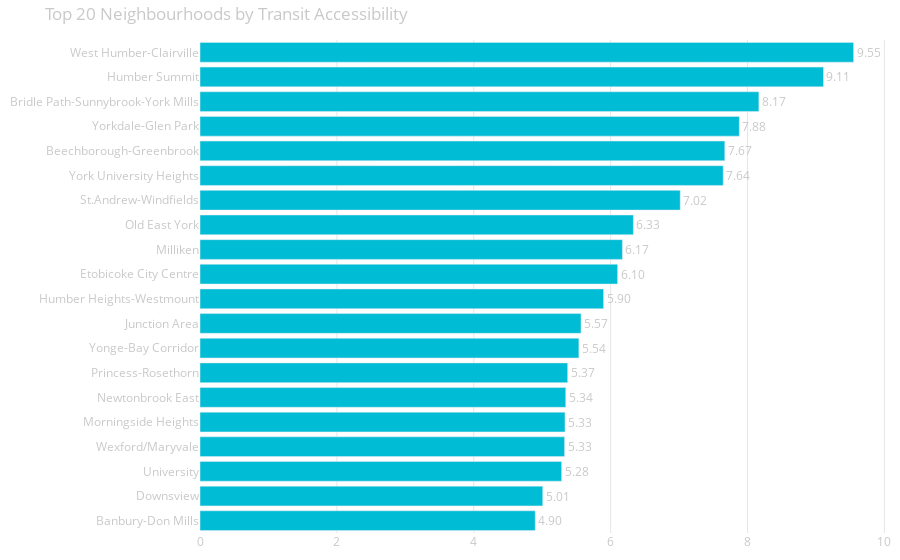

Notebook code for this chart:
### Markdown cell above
## 2. Data Visualization

### Figure Factory

Uses `create_horizontal_bar` from `portfolio_app.figures.toronto.bar_charts`.

### Code cell
import sys

sys.path.insert(0, "../..")

from portfolio_app.figures.toronto.bar_charts import create_horizontal_bar

fig = create_horizontal_bar(
    data=data,
    name_column="neighbourhood_name",
    value_column="transit_per_1000",
    title="Top 20 Neighbourhoods by Transit Accessibility",
    color="#00BCD4",
    value_format=".2f",
)

fig.show()

### Figure 1 — Plotly figure (JSON) as saved in the notebook; plotly's stock layout.template omitted (floating-point values rounded to 4 significant figures)
{"data": [{"hovertemplate": "%{y}<br>Value: %{x:.2f}<extra></extra>", "marker": {"color": "#00BCD4"}, "orientation": "h", "text": ["4.90", "5.01", "5.28", "5.33", "5.33", "5.34", "5.37", "5.54", "5.57", "5.90", "6.10", "6.17", "6.33", "7.02", "7.64", "7.67", "7.88", "8.17", "9.11", "9.55"], "textposition": "outside", "type": "bar", "x": [4.898, 5.008, 5.284, 5.327, 5.333, 5.344, 5.372, 5.536, 5.567, 5.897, 6.102, 6.172, 6.332, 7.017, 7.645, 7.668, 7.88, 8.166, 9.11, 9.55], "y": ["Banbury-Don Mills", "Downsview", "University", "Wexford/Maryvale", "Morningside Heights", "Newtonbrook East", "Princess-Rosethorn", "Yonge-Bay Corridor", "Junction Area", "Humber Heights-Westmount", "Etobicoke City Centre", "Milliken", "Old East York", "St.Andrew-Windfields", "York University Heights", "Beechborough-Greenbrook", "Yorkdale-Glen Park", "Bridle Path-Sunnybrook-York Mills", "Humber Summit", "West Humber-Clairville"]}], "layout": {"font": {"color": "#c9c9c9"}, "margin": {"b": 10, "l": 10, "r": 10, "t": 40}, "paper_bgcolor": "rgba(0, 0, 0, 0)", "plot_bgcolor": "rgba(0, 0, 0, 0)", "title": {"text": "Top 20 Neighbourhoods by Transit Accessibility"}, "xaxis": {"gridcolor": "rgba(128, 128, 128, 0.2)", "title": {}}, "yaxis": {"title": {}}}}
